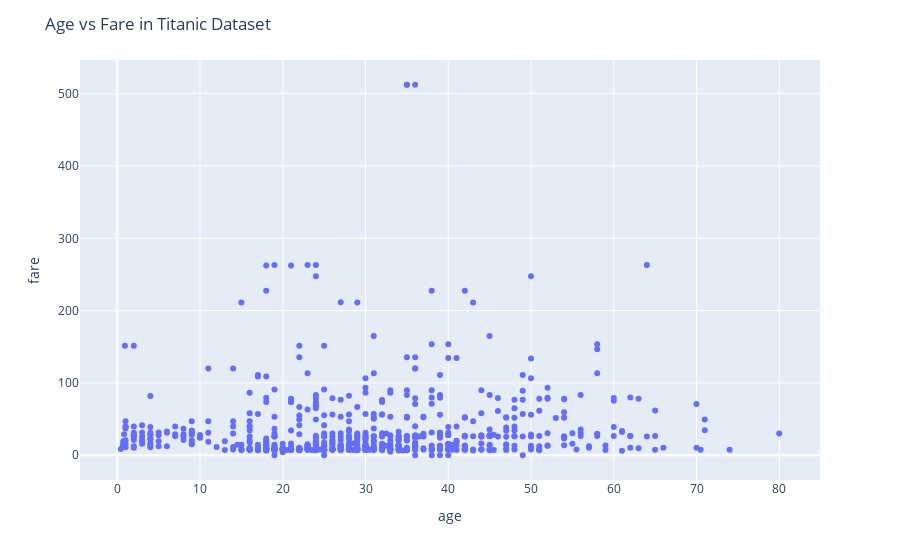

Notebook code cell kept with this figure:
### Code cell
#Q1: Load the "titanic" dataset and plot a scatter plot using Plotly Express

import seaborn as sns
import plotly.express as px

# Load the titanic dataset
titanic = sns.load_dataset("titanic")

# Plot a scatter plot
fig = px.scatter(titanic, x="age", y="fare")
fig.update_layout(title="Age vs Fare in Titanic Dataset")
fig.show()

### Figure 1 — Plotly figure (JSON) as saved in the notebook; plotly's stock layout.template omitted (floating-point values rounded to 4 significant figures; data arrays with more than 128 entries replaced by an {"elided": "..."} marker saying what was removed)
{"data": [{"hovertemplate": "age=%{x}<br>fare=%{y}<extra></extra>", "legendgroup": "", "marker": {"color": "#636efa", "symbol": "circle"}, "mode": "markers", "name": "", "orientation": "v", "showlegend": false, "type": "scatter", "x": {"elided": "891 float values"}, "xaxis": "x", "y": {"elided": "891 float values"}, "yaxis": "y"}], "layout": {"autosize": true, "legend": {"tracegroupgap": 0}, "margin": {"t": 60}, "title": {"text": "Age vs Fare in Titanic Dataset"}, "xaxis": {"anchor": "y", "autorange": true, "domain": [0, 1], "range": [-4.573, 84.99], "title": {"text": "age"}, "type": "linear"}, "yaxis": {"anchor": "x", "autorange": true, "domain": [0, 1], "range": [-39.67, 552.0], "title": {"text": "fare"}, "type": "linear"}}}
